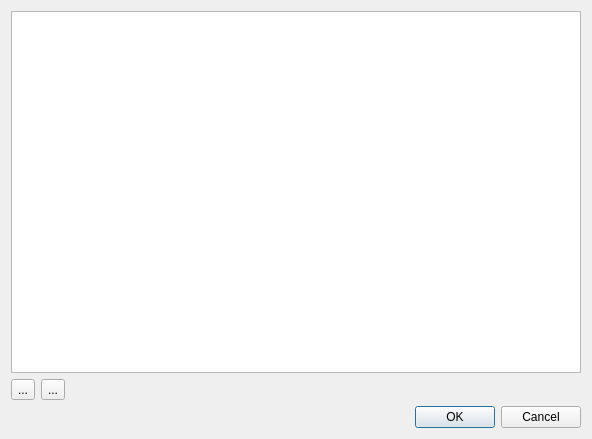
<?xml version="1.0" encoding="UTF-8"?>
<ui version="4.0">
 <class>QgsArcgisRestTokenManagerBase</class>
 <widget class="QDialog" name="QgsArcgisRestTokenManagerBase">
  <property name="geometry">
   <rect>
    <x>0</x>
    <y>0</y>
    <width>592</width>
    <height>439</height>
   </rect>
  </property>
  <property name="windowTitle">
   <string>Manage ArcGIS Rest Tokens</string>
  </property>
  <layout class="QGridLayout" name="gridLayout">
   <item row="3" column="0">
    <widget class="QDialogButtonBox" name="mButtonBox">
     <property name="standardButtons">
      <set>QDialogButtonBox::Cancel|QDialogButtonBox::Ok</set>
     </property>
    </widget>
   </item>
   <item row="1" column="0">
    <widget class="QTableView" name="mTableView"/>
   </item>
   <item row="2" column="0">
    <layout class="QHBoxLayout" name="horizontalLayout">
     <item>
      <widget class="QToolButton" name="mAddButton">
       <property name="text">
        <string>...</string>
       </property>
       <property name="icon">
        <iconset resource="../../images/images.qrc">
         <normaloff>:/images/themes/default/symbologyAdd.svg</normaloff>:/images/themes/default/symbologyAdd.svg</iconset>
       </property>
      </widget>
     </item>
     <item>
      <widget class="QToolButton" name="mRemoveButton">
       <property name="text">
        <string>...</string>
       </property>
       <property name="icon">
        <iconset resource="../../images/images.qrc">
         <normaloff>:/images/themes/default/symbologyRemove.svg</normaloff>:/images/themes/default/symbologyRemove.svg</iconset>
       </property>
      </widget>
     </item>
     <item>
      <spacer name="horizontalSpacer_5">
       <property name="orientation">
        <enum>Qt::Horizontal</enum>
       </property>
       <property name="sizeHint" stdset="0">
        <size>
         <width>237</width>
         <height>17</height>
        </size>
       </property>
      </spacer>
     </item>
    </layout>
   </item>
  </layout>
 </widget>
 <resources>
  <include location="../../images/images.qrc"/>
 </resources>
 <connections/>
</ui>
